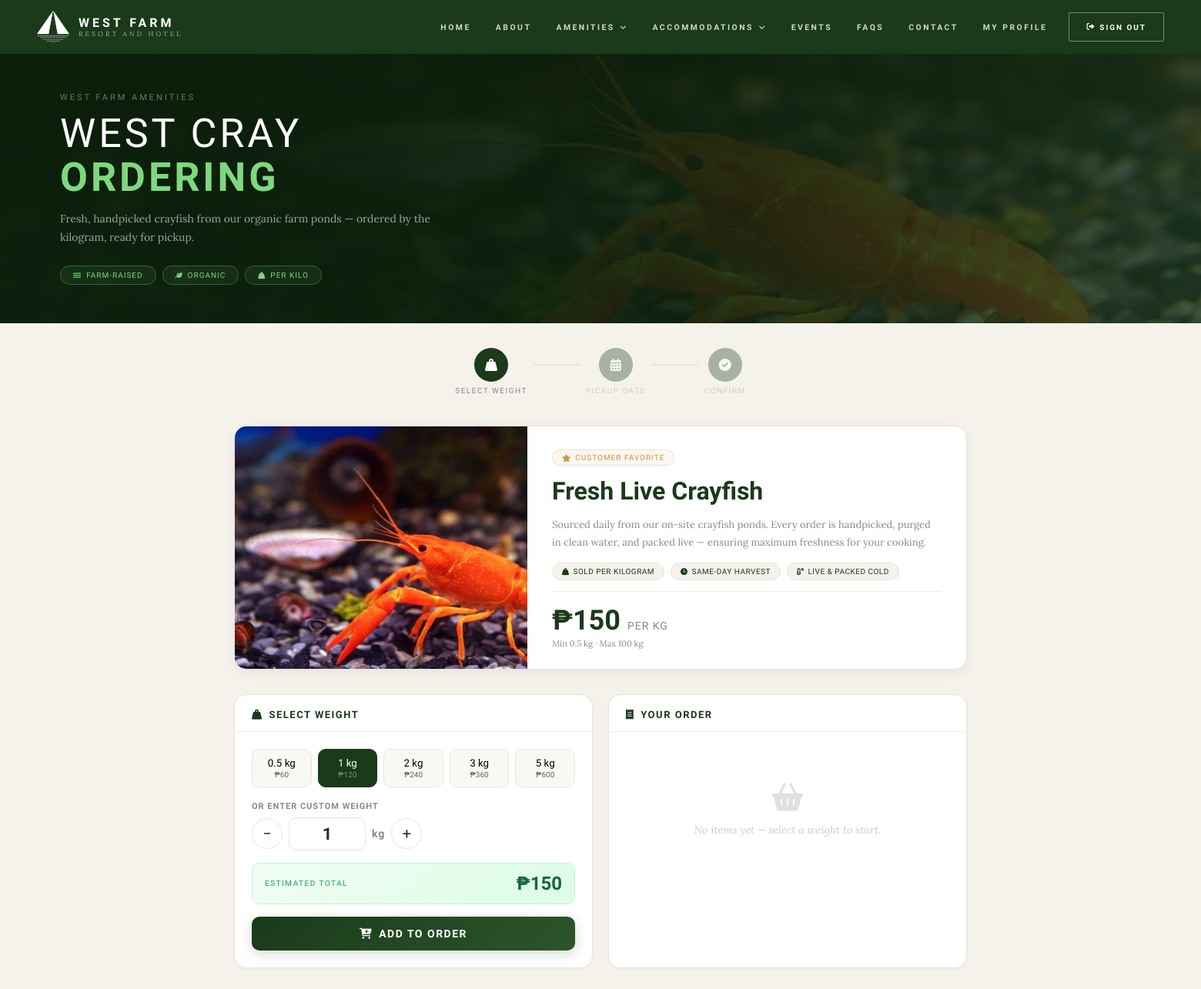
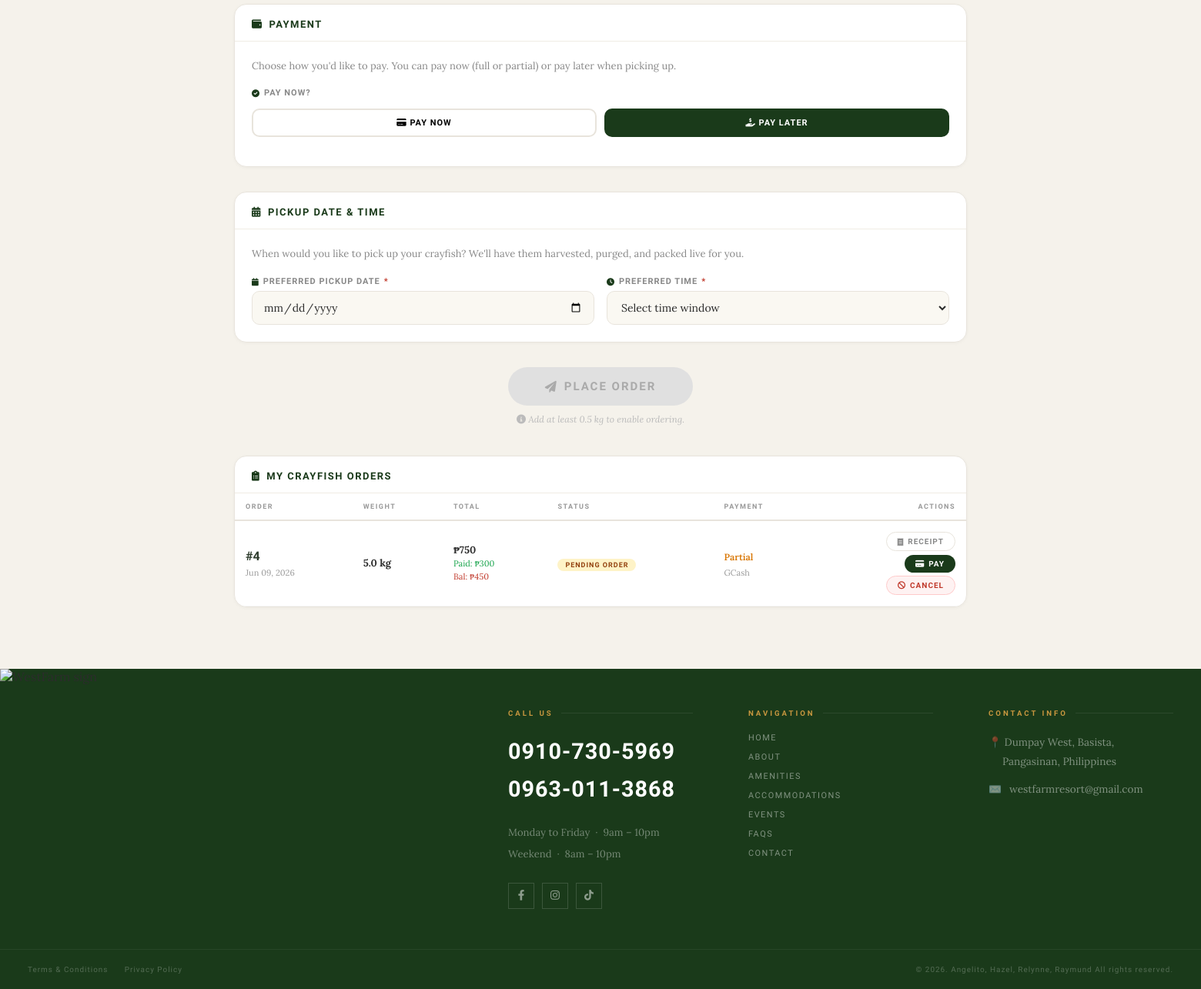
Screenshot of /westcrays.php (signed in) with the database file from the repository (2 pictures, top to bottom).
### tables this page shows
CREATE TABLE `crayfish_orders` (
  `order_id` bigint UNSIGNED NOT NULL,
  `customer_id` bigint UNSIGNED NOT NULL,
  `status_id` bigint UNSIGNED NOT NULL,
  `quantity_kg` decimal(10,2) NOT NULL,
  `price_per_kg` decimal(10,2) NOT NULL,
  `total_amount` decimal(10,2) NOT NULL,
  `payment_status_id` bigint UNSIGNED NOT NULL DEFAULT '1',
  `payment_method_id` bigint UNSIGNED DEFAULT NULL,
  `amount_paid` decimal(10,2) NOT NULL DEFAULT '0.00',
  `pickup_date` datetime DEFAULT NULL,
  `ordered_at` timestamp NULL DEFAULT CURRENT_TIMESTAMP,
  `updated_at` timestamp NULL DEFAULT CURRENT_TIMESTAMP ON UPDATE CURRENT_TIMESTAMP
);

CREATE TABLE `order_statuses` (
  `status_id` bigint UNSIGNED NOT NULL,
  `status_name` varchar(50) NOT NULL,
  `description` varchar(255) NOT NULL
);

CREATE TABLE `payment_statuses` (
  `payment_status_id` bigint UNSIGNED NOT NULL,
  `status_name` varchar(50) NOT NULL
);

CREATE TABLE `payment_methods` (
  `payment_method_id` bigint UNSIGNED NOT NULL,
  `method_name` varchar(50) NOT NULL,
  `description` varchar(255) DEFAULT NULL,
  `is_active` tinyint(1) DEFAULT '1'
);

### public/westcrays.php (the view, shortened to what the rows shown need)
<?php
$is_logged_in = isset($_SESSION['user_id']) && $_SESSION['user_type_id'] == 2;
require_once '../config/crayfish_settings.php';
$cs = getCrayfishSettings();
$product_name = $cs['product_name'];
?>
<!DOCTYPE html>
<html lang="en">
<head>
  <link rel="stylesheet" href="https://cdnjs.cloudflare.com/ajax/libs/font-awesome/6.0.0-beta3/css/all.min.css">
  <link rel="stylesheet" href="../assets/css/public_westcrays.css">
  <link rel="stylesheet" href="../assets/css/public_nav.css">
</head>
<body>
<div class="wc-hero">
  <div class="wc-hero-content">
    <h1>West Cray<br><span>Ordering</span></h1>
  </div>
</div>
<div class="wc-page">
  <section class="wc-product-section">
    <div class="wc-product-info">
      <h2><?php echo htmlspecialchars($product_name); ?></h2>
    </div>
  </section>
  <?php if ($is_logged_in):
    $has_payment_cols = false;
    try {
        $pdo->query("SELECT amount_paid FROM crayfish_orders LIMIT 1");
        $has_payment_cols = true;
    } catch (PDOException $e) {
        $has_payment_cols = false;
    }
    if ($has_payment_cols) {
        $stmt_my = $pdo->prepare("
            SELECT co.order_id, co.quantity_kg, co.price_per_kg, co.total_amount,
                   co.amount_paid, co.pickup_date, co.ordered_at,
                   os.status_name AS order_status,
                   ps.status_name AS payment_status,
                   pm.method_name AS payment_method
            FROM crayfish_orders co
            JOIN order_statuses os ON co.status_id = os.status_id
            JOIN payment_statuses ps ON co.payment_status_id = ps.payment_status_id
            LEFT JOIN payment_methods pm ON co.payment_method_id = pm.payment_method_id
            WHERE co.customer_id = ?
            ORDER BY co.ordered_at DESC
            LIMIT 20
        ");
    }
    $stmt_my->execute([$_SESSION['user_id']]);
    $my_orders = $stmt_my->fetchAll();
  ?>
  <section class="wc-orders-section" style="margin-top:40px;">
    <div class="wc-card">
      <div class="wc-card-body" style="padding:0;">
        <?php if (empty($my_orders)): ?>
          <div style="text-align:center;padding:2.5rem 1rem;color:#ccc;">
            <i class="fas fa-inbox" style="font-size:36px;margin-bottom:10px;color:#e0e0e0;"></i>
            <p style="font-size:13px;">No crayfish orders yet.</p>
          </div>
        <?php else: ?>
          <div style="overflow-x:auto;">
            <table style="width:100%;border-collapse:collapse;">
              <thead>
                <tr style="border-bottom:2px solid var(--border);">
                  <th style="padding:12px 14px;text-align:left;font-family:'Josefin Sans',sans-serif;font-size:9px;letter-spacing:1.5px;text-transform:uppercase;color:#999;">Order</th>
                  <th style="padding:12px 14px;text-align:left;font-family:'Josefin Sans',sans-serif;font-size:9px;letter-spacing:1.5px;text-transform:uppercase;color:#999;">Weight</th>
                  <th style="padding:12px 14px;text-align:left;font-family:'Josefin Sans',sans-serif;font-size:9px;letter-spacing:1.5px;text-transform:uppercase;color:#999;">Total</th>
                  <th style="padding:12px 14px;text-align:left;font-family:'Josefin Sans',sans-serif;font-size:9px;letter-spacing:1.5px;text-transform:uppercase;color:#999;">Status</th>
                  <th style="padding:12px 14px;text-align:left;font-family:'Josefin Sans',sans-serif;font-size:9px;letter-spacing:1.5px;text-transform:uppercase;color:#999;">Payment</th>
                  <th style="padding:12px 14px;text-align:right;font-family:'Josefin Sans',sans-serif;font-size:9px;letter-spacing:1.5px;text-transform:uppercase;color:#999;">Actions</th>
                </tr>
              </thead>
              <tbody>
              <?php foreach ($my_orders as $mo):
                $mo_remaining = $mo['total_amount'] - $mo['amount_paid'];
                $badge_map = ['Pending Order' => '#fef3c7,#92400e', 'Harvesting & Purging' => '#ede9fe,#5b21b6', 'Live & Packed' => '#dbeafe,#1e40af', 'Completed' => '#dcfce7,#166534', 'Cancelled' => '#fee2e2,#991b1b'];
                $badge_parts = explode(',', ($badge_map[$mo['order_status']] ?? '#f3f4f4,#374151'));
              ?>
                <tr style="border-bottom:1px solid #f5f5f5;">
                  <td style="padding:14px;">
                    <strong style="font-family:'Josefin Sans',sans-serif;color:#2F3D2E;">#<?php echo $mo['order_id']; ?></strong><br>
                    <span style="font-size:11px;color:#999;"><?php echo date('M d, Y', strtotime($mo['ordered_at'])); ?></span>
                  </td>
                  <td style="padding:14px;font-size:13px;"><strong><?php echo number_format($mo['quantity_kg'], 1); ?> kg</strong></td>
                  <td style="padding:14px;font-size:13px;">
                    <strong>₱<?php echo number_format($mo['total_amount'], 0); ?></strong>
                    <?php if ($mo['amount_paid'] > 0): ?><br><span style="font-size:11px;color:var(--green);">Paid: ₱<?php echo number_format($mo['amount_paid'], 0); ?></span><?php endif; ?>
                    <?php if ($mo_remaining > 0 && $mo['order_status'] !== 'Cancelled'): ?><br><span style="font-size:11px;color:var(--red);">Bal: ₱<?php echo number_format($mo_remaining, 0); ?></span><?php endif; ?>
                  </td>
                  <td style="padding:14px;"><span style="display:inline-block;padding:3px 10px;border-radius:20px;font-family:'Josefin Sans',sans-serif;font-size:9px;font-weight:700;letter-spacing:1px;text-transform:uppercase;background:<?php echo $badge_parts[0]; ?>;color:<?php echo $badge_parts[1]; ?>;"><?php echo htmlspecialchars($mo['order_status']); ?></span></td>
                  <td style="padding:14px;">
                    <span style="font-size:12px;font-weight:600;color:<?php echo $mo['payment_status'] === 'Paid' ? 'var(--green)' : ($mo['payment_status'] === 'Partial' ? '#d97706' : 'var(--red)'); ?>;"><?php echo htmlspecialchars($mo['payment_status']); ?></span>
                    <?php if ($mo['payment_method']): ?><br><span style="font-size:11px;color:#999;"><?php echo htmlspecialchars($mo['payment_method']); ?></span><?php endif; ?>
                  </td>
                  <td style="padding:14px;text-align:right;white-space:nowrap;">
                    <a href="../pages/crayfish_receipt.php?order_id=<?php echo $mo['order_id']; ?>" style="display:inline-flex;align-items:center;gap:5px;padding:6px 14px;border-radius:50px;border:1px solid var(--border);background:transparent;font-family:'Josefin Sans',sans-serif;font-size:10px;font-weight:600;letter-spacing:1px;text-transform:uppercase;cursor:pointer;color:var(--text-soft);text-decoration:none;transition:all .2s;margin-bottom:4px;">
                      <i class="fas fa-receipt"></i> Receipt
                    </a>
                    <?php if ($mo['order_status'] === 'Pending Order' || $mo['order_status'] === 'Harvesting & Purging'): ?>
                      <?php if ($mo_remaining > 0): ?>
                        <br>
                        <button type="button" onclick="openPayModal(<?php echo $mo['order_id']; ?>, <?php echo $mo_remaining; ?>)" style="display:inline-flex;align-items:center;gap:5px;padding:6px 14px;border-radius:50px;border:none;background:var(--forest);color:#fff;font-family:'Josefin Sans',sans-serif;font-size:10px;font-weight:700;letter-spacing:1px;text-transform:uppercase;cursor:pointer;margin-bottom:4px;">
                          <i class="fas fa-credit-card"></i> Pay
                        </button>
                      <?php endif; ?>
                      <br>
                      <button type="button" onclick="cancelOrder(<?php echo $mo['order_id']; ?>)" style="display:inline-flex;align-items:center;gap:5px;padding:6px 14px;border-radius:50px;border:1px solid #fecaca;background:#fef2f2;font-family:'Josefin Sans',sans-serif;font-size:10px;font-weight:600;letter-spacing:1px;text-transform:uppercase;cursor:pointer;color:var(--red);">
                        <i class="fas fa-ban"></i> Cancel
                      </button>
                    <?php endif; ?>
                  </td>
                </tr>
              <?php endforeach; ?>
              </tbody>
            </table>
          </div>
        <?php endif; ?>
      </div>
    </div>
  </section>
  <?php endif; ?>
</div>
</body>
</html>

### rows the page displays
crayfish_orders: order_id "4", ordered_at "Jun 09, 2026", quantity_kg "5.0", total_amount "750", amount_paid "300", mo_remaining "450", status.status_name "PENDING ORDER", payment_status.status_name "Partial", payment_method.method_name "GCash"

### other values shown
$product_name "Fresh Live Crayfish"
$price_per_kg "150"
$min_order_kg "0.5"
$max_order_kg "100"
